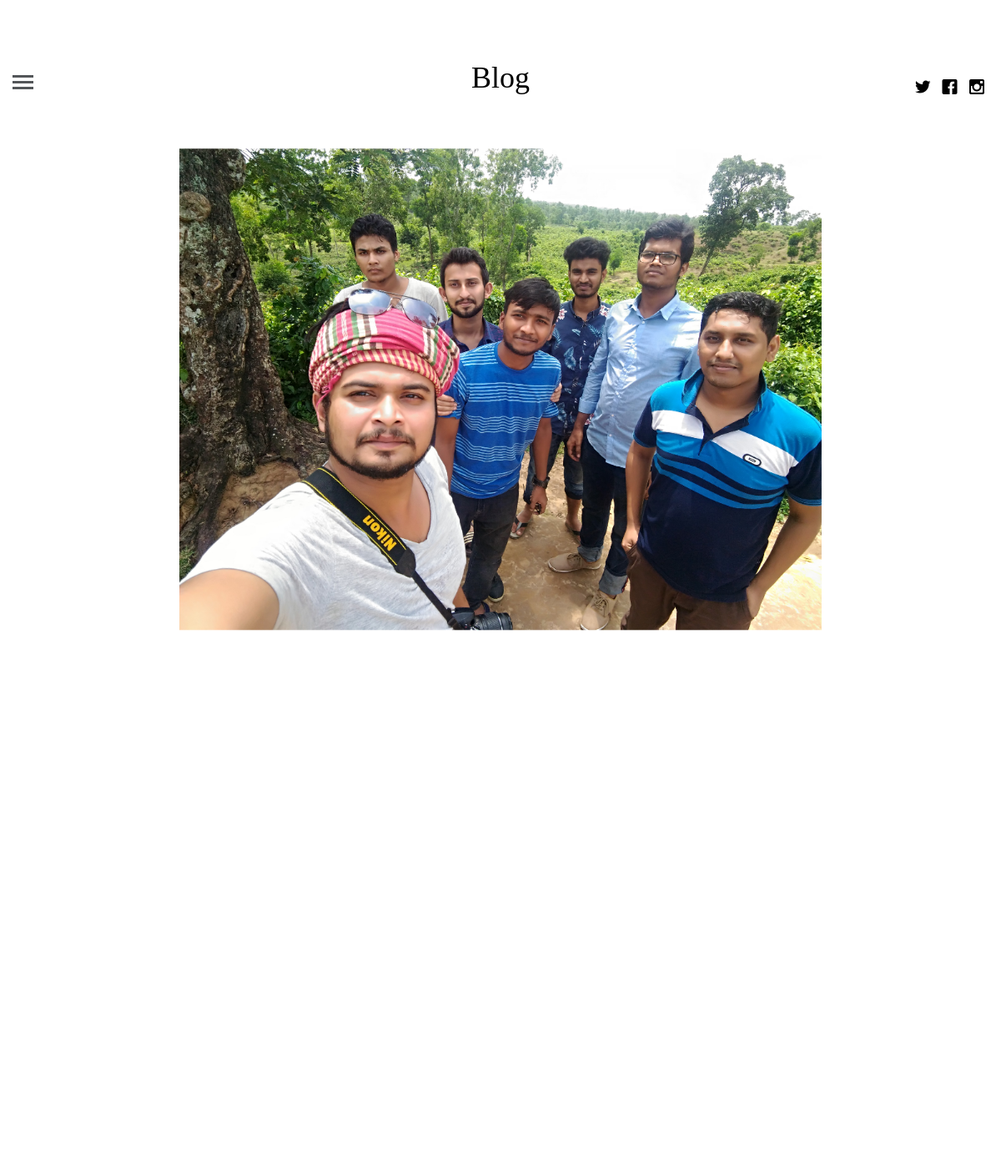
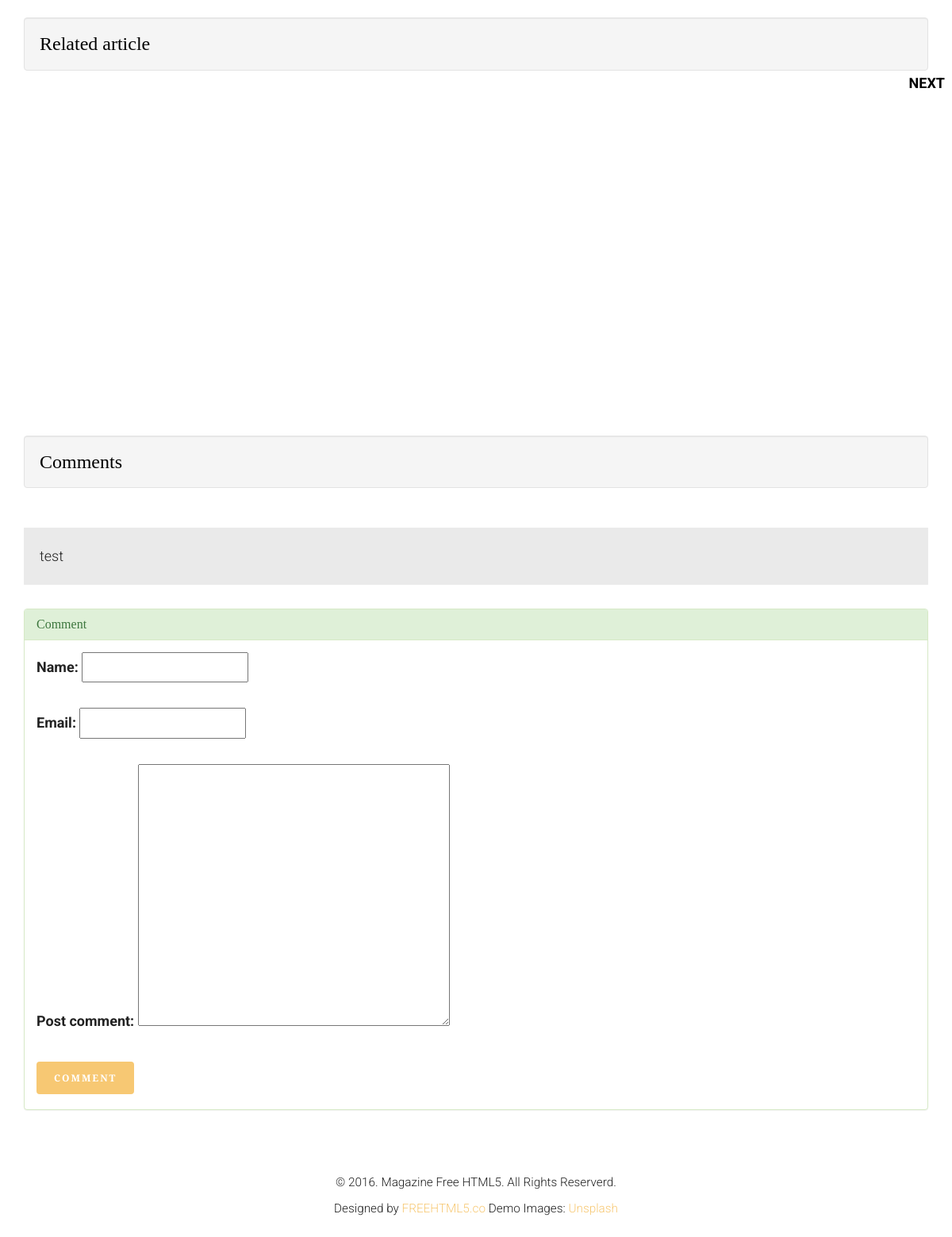
The app's page /article/1 with its own data (2 pictures, top to bottom).
### blogApp/models.py (models this page shows, shortened)
class Article(models.Model):
    article_author = models.ForeignKey(Author, on_delete=models.CASCADE)
    title = models.CharField(max_length=200)
    body = models.TextField()
    image = models.FileField()
    posted_on = models.DateTimeField(auto_now_add=True, auto_now=False)
    updated_on = models.DateTimeField(auto_now=True, auto_now_add=False)
    category = models.ForeignKey(Category, on_delete=models.CASCADE)

class Comment(models.Model):
    post = models.ForeignKey(Article, on_delete=models.CASCADE)
    name = models.CharField(max_length=200)
    email = models.EmailField(max_length=200)
    post_comment = models.TextField()

### blogApp/views.py (the view)
# urls.py: path('article/<int:id>', views.getsingle, name="single-post"),
def getsingle(request, id):
    post = get_object_or_404(Article, pk=id)
    first = Article.objects.first()
    last = Article.objects.last()
    getComment = Comment.objects.filter(post=id)
    related_post = Article.objects.filter(category=post.category).exclude(id=id)[:4]
    form = commentForm(request.POST or None)
    if form.is_valid():
        instance = form.save(commit=False)
        instance.post = post
        instance.save()
    context = {
        "post": post,
        "first": first,
        "last": last,
        "related_post": related_post,
        "form": form,
        "comment": getComment
    }
    return render(request, "single.html", context)

### blogApp/forms.py
class commentForm(forms.ModelForm):
    class Meta:
        model = Comment
        fields = [
            'name',
            'email',
            'post_comment'
        ]

### templates/single.html (shortened to what this page needs)
{% extends 'base.html' %}
{% block content %}
    {% if post.id < last.id %}
        <a href="{% url 'single-post' id=post.id|add:'1' %}" class="fh5co-post-next"><span>Next <i
                class="icon-chevron-right"></i></span></a>
    {% endif %}
    <div class="container-fluid">
        <div class="row fh5co-post-entry single-entry">
            <article
                    class="col-lg-8 col-lg-offset-2 col-md-8 col-md-offset-2 col-sm-8 col-sm-offset-2 col-xs-12 col-xs-offset-0">
                <figure class="animate-box">
                    <img src="{{ post.image.url }}" alt="Image" class="img-responsive">
                </figure>
                <div class="col-lg-12 col-lg-offset-0 col-md-12 col-md-offset-0 col-sm-12 col-sm-offset-0 col-xs-12 col-xs-offset-0 text-left content-article">
                    <div class="row">
                    </div>
                </div>
            </article>
        </div>
    <div class="container">
            <h3 class="well">Related article</h3>
            <div class="row">
                {% for r in related_post %}
                    <div class="col-md-3">
                    </div>
                {% endfor %}
            </div>
        </div>
     <div class="container">
    <h3 class="well">Comments</h3>
    <div class="single_post_comment">
        {% for comments in comment %}
            <div class="single_comment">
                <h4><img src="http://icons.iconarchive.com/icons/icons8/ios7/512/Users-User-Male-2-icon.png" alt="" style="height: 27px;margin-right: 10px;">{{ comment.name }}</h4>
                <p>{{comments.post_comment}}</p>
            </div>
            {% empty %}
            <h3>Sorry no comment found</h3>
        {% endfor %}
    </div>
        <div class="panel panel-success">
          <div class="panel-heading">
            <h3 class="panel-title">Comment</h3>
          </div>
          <div class="panel-body">
              <form action="" method="POST">
                  {{ form.as_p }}
                  <button class="btn btn-primary">Comment</button>
              </form>
          </div>
        </div>
    </div>
    </div>
{% endblock %}

### blogApp/static/css/icomoon.css (style rules this page uses)
[class^="icon-"], [class*=" icon-"] { font-family: 'icomoon' !important; speak: none; font-style: normal; font-weight: normal; font-variant: normal; text-transform: none; line-height: 1; -webkit-font-smoothing: antialiased; -moz-osx-font-smoothing: grayscale; }
.icon-chevron-right:before { content: "\e923"; }

### blogApp/static/css/style.css (style rules this page uses)
html { background: #fff; }
body { font-family: "Roboto", arial, sans-serif; font-size: 18px; font-weight: 300; line-height: 1.8; color: #222; background: #fff; }
a { color: #f7c873; -webkit-transition: 0.5s; -o-transition: 0.5s; transition: 0.5s; }
h1, h2, h3, h4, h5, h6 { font-family: "Playfair Display", times, serif; color: #000; }
p { margin-bottom: 30px; }
.btn { margin-right: 4px; margin-bottom: 4px; font-family: "Playfair Display", times, serif; font-size: 12px; letter-spacing: 2px; text-transform: uppercase; font-weight: 700; -webkit-border-radius: 4px; -moz-border-radius: 4px; -ms-border-radius: 4px; border-radius: 4px; -webkit-transition: 0.5s; -o-transition: 0.5s; transition: 0.5s; }
.btn-primary { background: #f7c873; color: #fff; border: 2px solid #f7c873; }
.fh5co-post-prev, .fh5co-post-next { position: fixed; z-index: 999; top: 50%; height: 50px; margin-top: -25px; color: #000; text-transform: uppercase; font-weight: bold; -webkit-transition: 0.5s; -o-transition: 0.5s; transition: 0.5s; }
.fh5co-post-prev span, .fh5co-post-next span { vertical-align: base; width: 100px; }
.fh5co-post-prev span i, .fh5co-post-next span i { top: 7px; position: relative; font-size: 30px; color: #000; }
.fh5co-post-next { right: 0; margin-right: -25px; }
.fh5co-post-entry article { text-align: center; float: left; margin-bottom: 110px; padding-left: 3em; padding-right: 3em; }
@media screen and (max-width: 1200px) { .fh5co-post-entry article { margin-bottom: 80px; padding-left: 15px; padding-right: 15px; } }
.fh5co-post-entry article figure { margin-bottom: 30px; }
.fh5co-post-entry article .content-article { padding-top: 4em; }
.js .to-animate, .js .to-animate-2, .js .animate-box { opacity: 0; }

### templates/single.html (style rules this page uses)
div.single_comment p { background: #eaeaea; padding: 20px; }

### records on screen
Article: image (picture)
Comment: post_comment "test"
